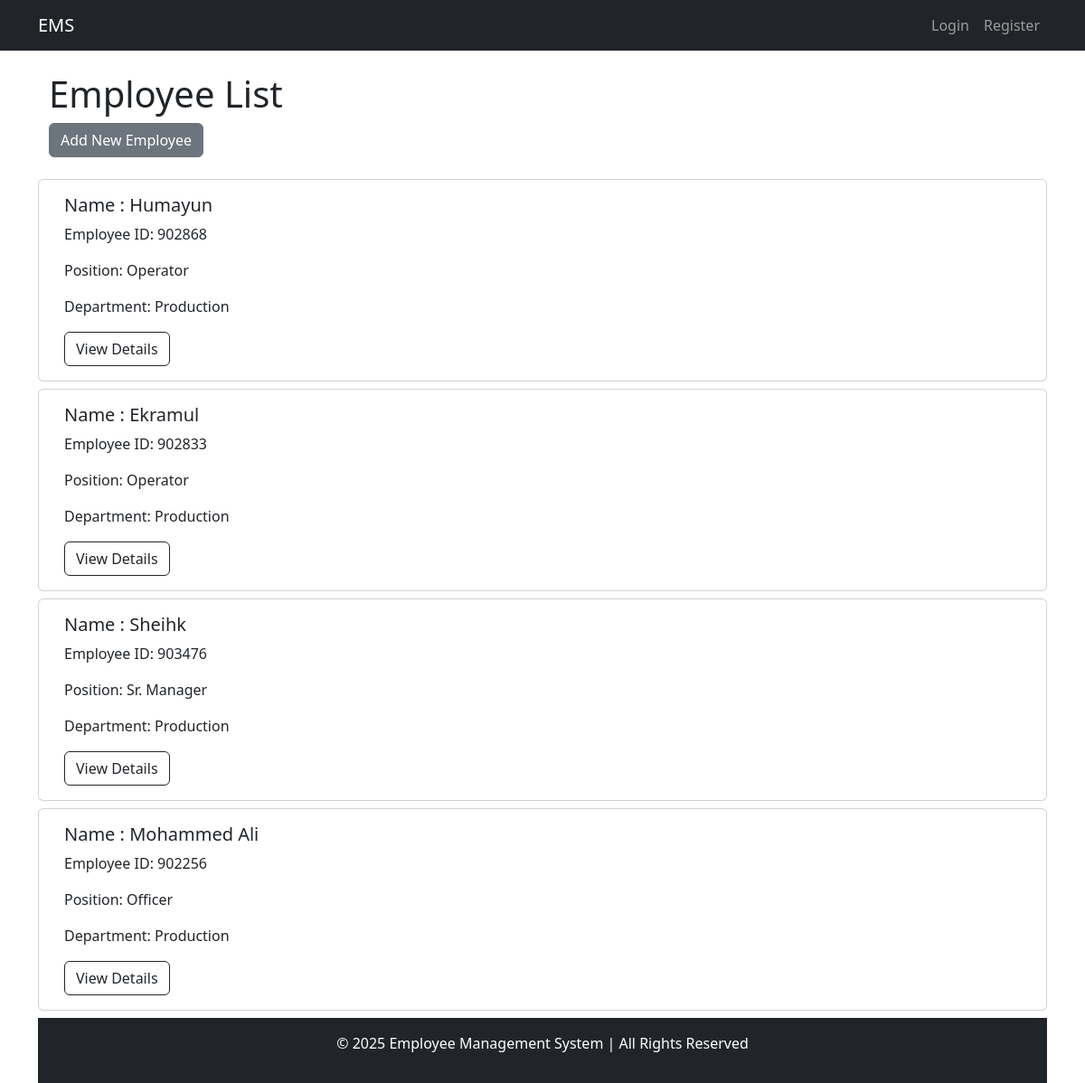
The page / on the database its author committed.
### employees/models.py (models this page shows, shortened)
class Employee(models.Model):
    user = models.OneToOneField(User, on_delete=models.CASCADE, null=True, blank=True)
    employee_id = models.CharField(max_length=20)
    name = models.CharField(max_length=255)
    join_date = models.DateField()
    date_of_birth = models.DateField()
    floor = models.ForeignKey(Floor, on_delete=models.SET_NULL, null=True)
    department = models.ForeignKey(Department, on_delete=models.SET_NULL, null=True)
    position = models.ForeignKey(Position, on_delete=models.SET_NULL, null=True)
    salary = models.ForeignKey(Salary, on_delete=models.SET_NULL, null=True)

class Position(models.Model):
    title = models.CharField(max_length=100, unique=True)
    def __str__(self):
        return self.title

class Department(models.Model):
    name = models.CharField(max_length=100, unique=True)
    description = models.TextField(blank=True, null=True)
    def __str__(self):
        return self.name

### employees/views.py (the view)
# urls.py: path("", views.employee_all, name = "employees"),
def employee_all(request):
    employees = Employee.objects.all()
    return render(request, 'employees/all.html', {'employees': employees})

### employees/templates/employees/all.html
{% extends 'base.html' %}
{% block content %}
<div class="container-fluid">
    <h1>Employee List</h1>
    <a href="{% url 'employee_add' %}" class="btn btn-secondary mb-4">Add New Employee</a>
    <div class="row">
        {% if employees %}
        {% for employee in employees %}
        <div class="card mb-2">
            <div class="card-body">
                <h5 class="card-title"> Name : {{ employee.name }}</h5>
                <p class="card-text">Employee ID: {{ employee.employee_id }} </p>
                <p class="card-text">Position: {{ employee.position }} </p>
                <p class="card-text">Department: {{ employee.department }}</p>
                <a href="{% url 'employee_detail' employee.id %}" class="btn btn-outline-dark">View Details</a>
            </div>
        </div>
        {% empty%}
        <div class="alert alert-warning" role="alert">No employees found.</div>
        {% endfor %}
        {% endif %}
    </div>
    {% endblock %}

### templates/base.html (style rules this page uses)
html, body { height: 100%; margin: 0; }
body { display: flex; flex-direction: column; }

### rows shown on the page
Employee: name "Humayun", employee_id "902868", position "Operator", department "Production"
Employee: name "Ekramul", employee_id "902833", position "Operator", department "Production"
Employee: name "Sheihk", employee_id "903476", position "Sr. Manager", department "Production"
Employee: name "Mohammed Ali", employee_id "902256", position "Officer", department "Production"
